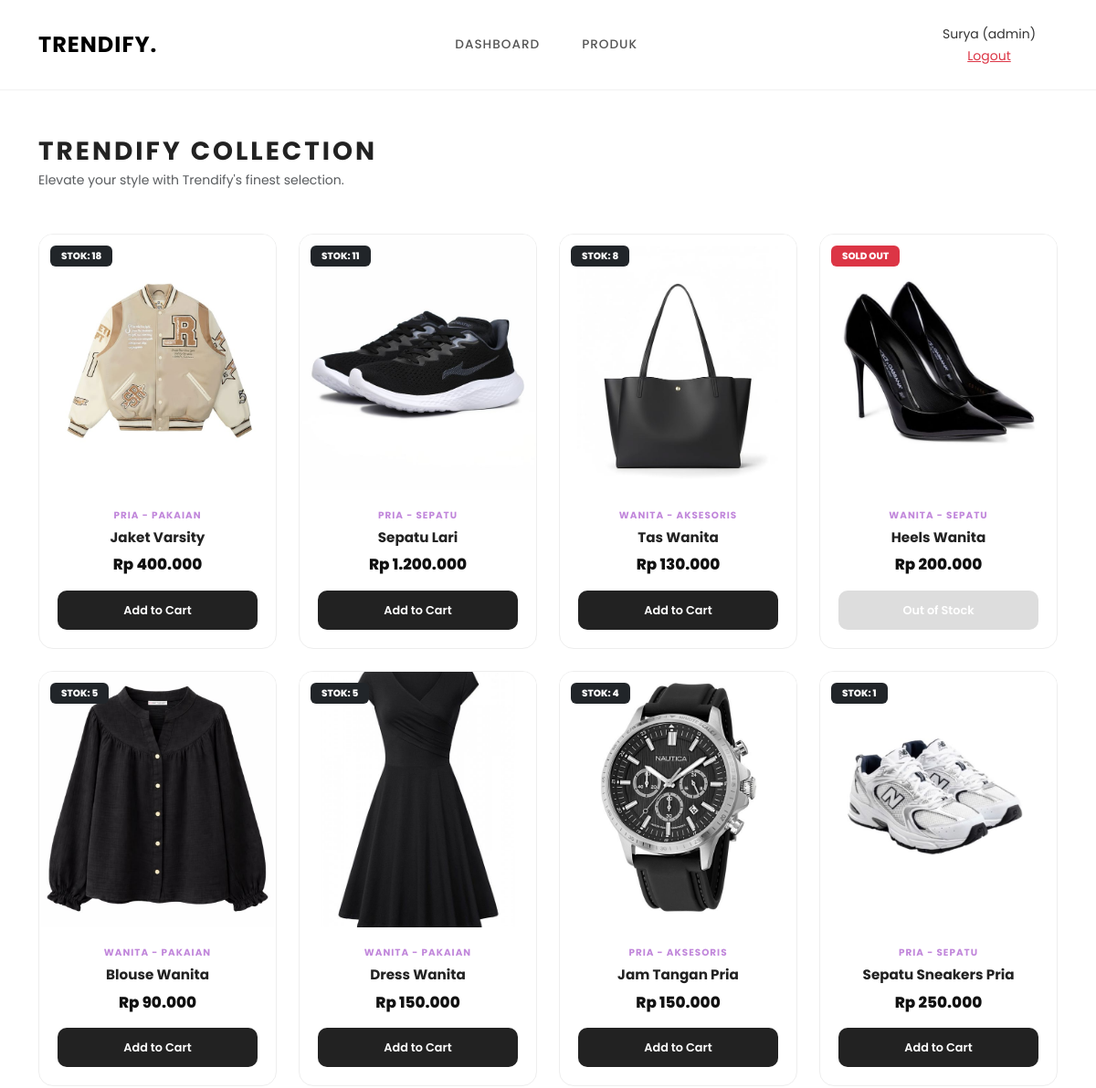
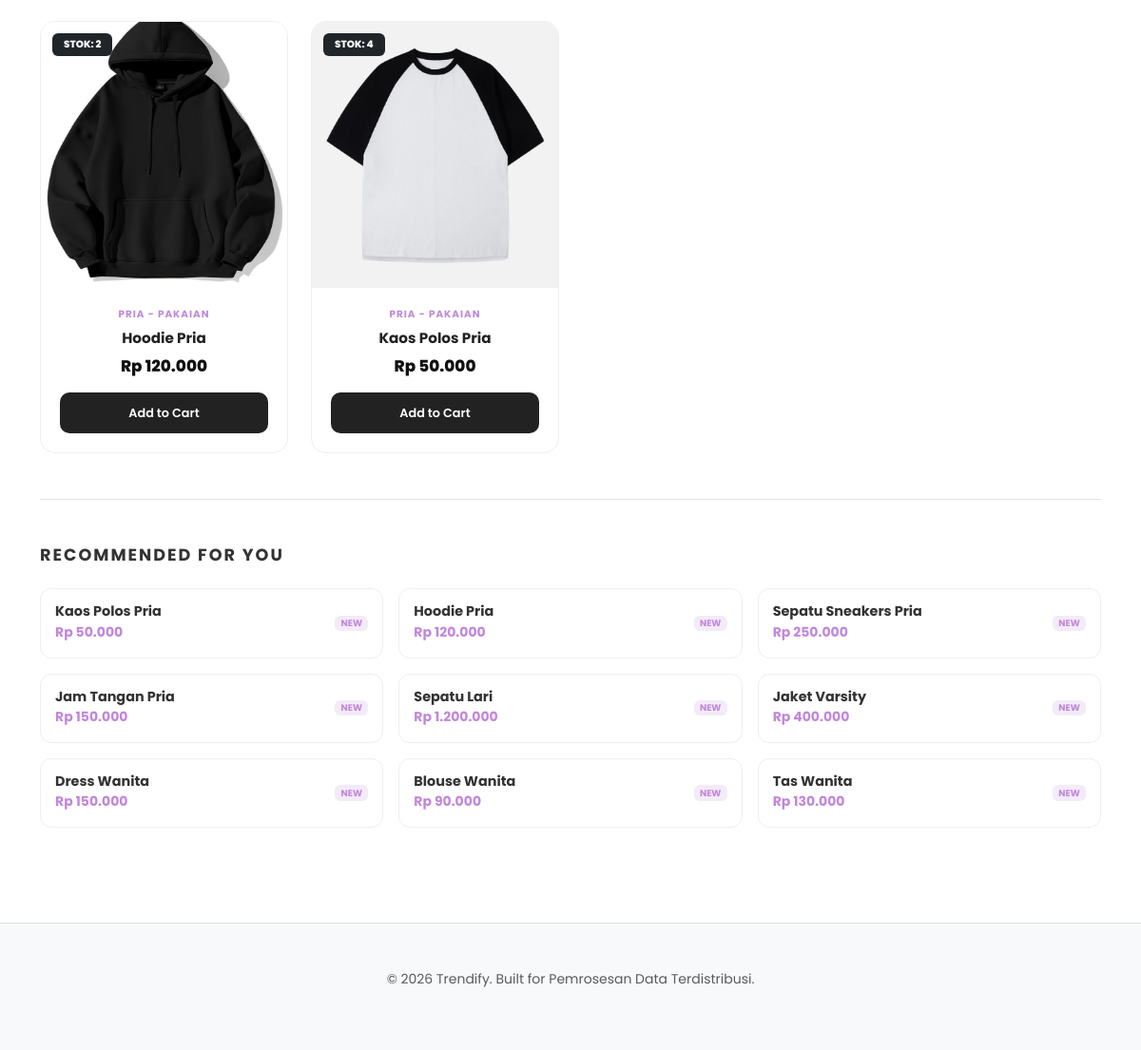
Before: /?page=produk (signed in) with the older database file (2 pictures, top to bottom).
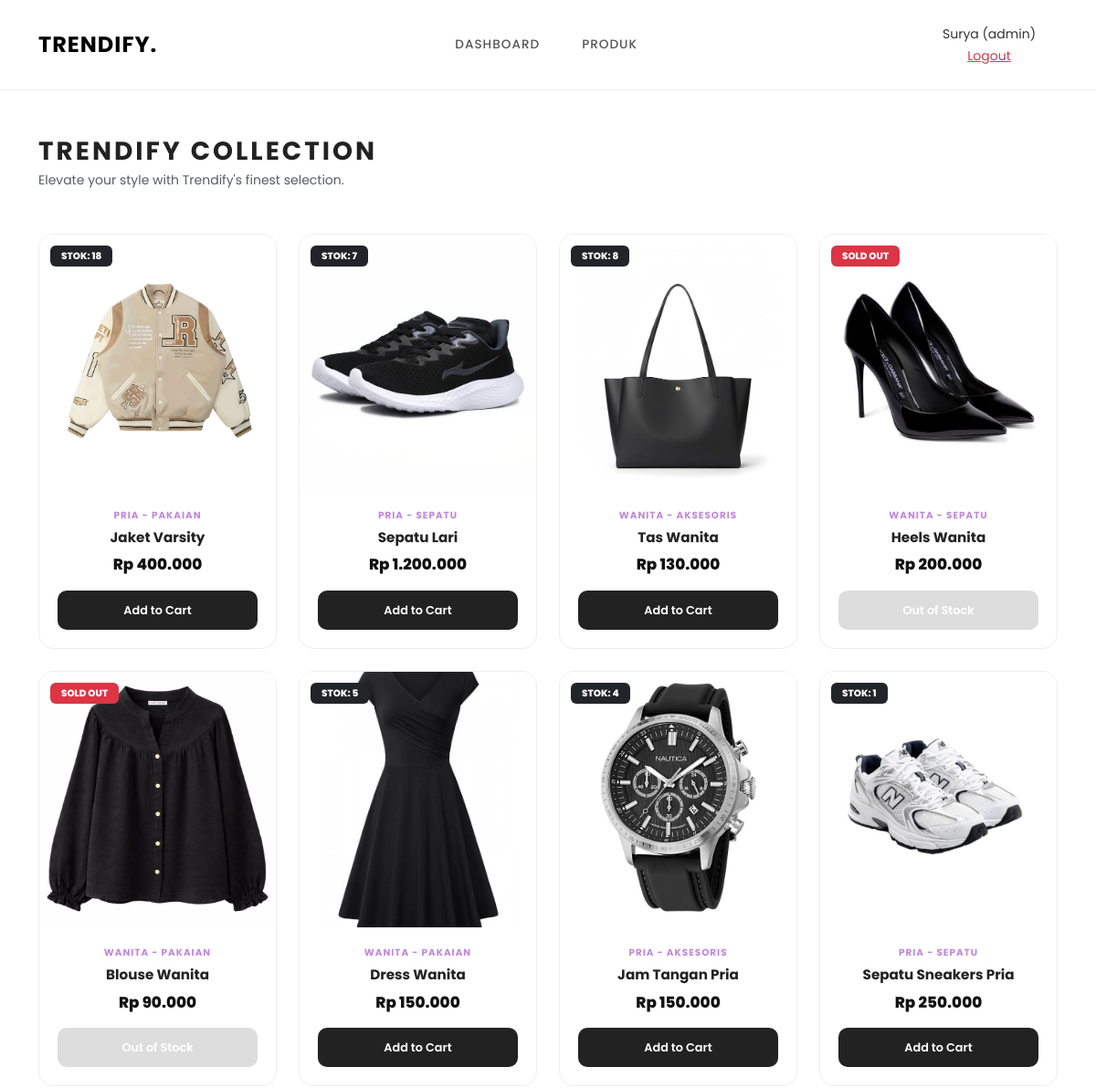
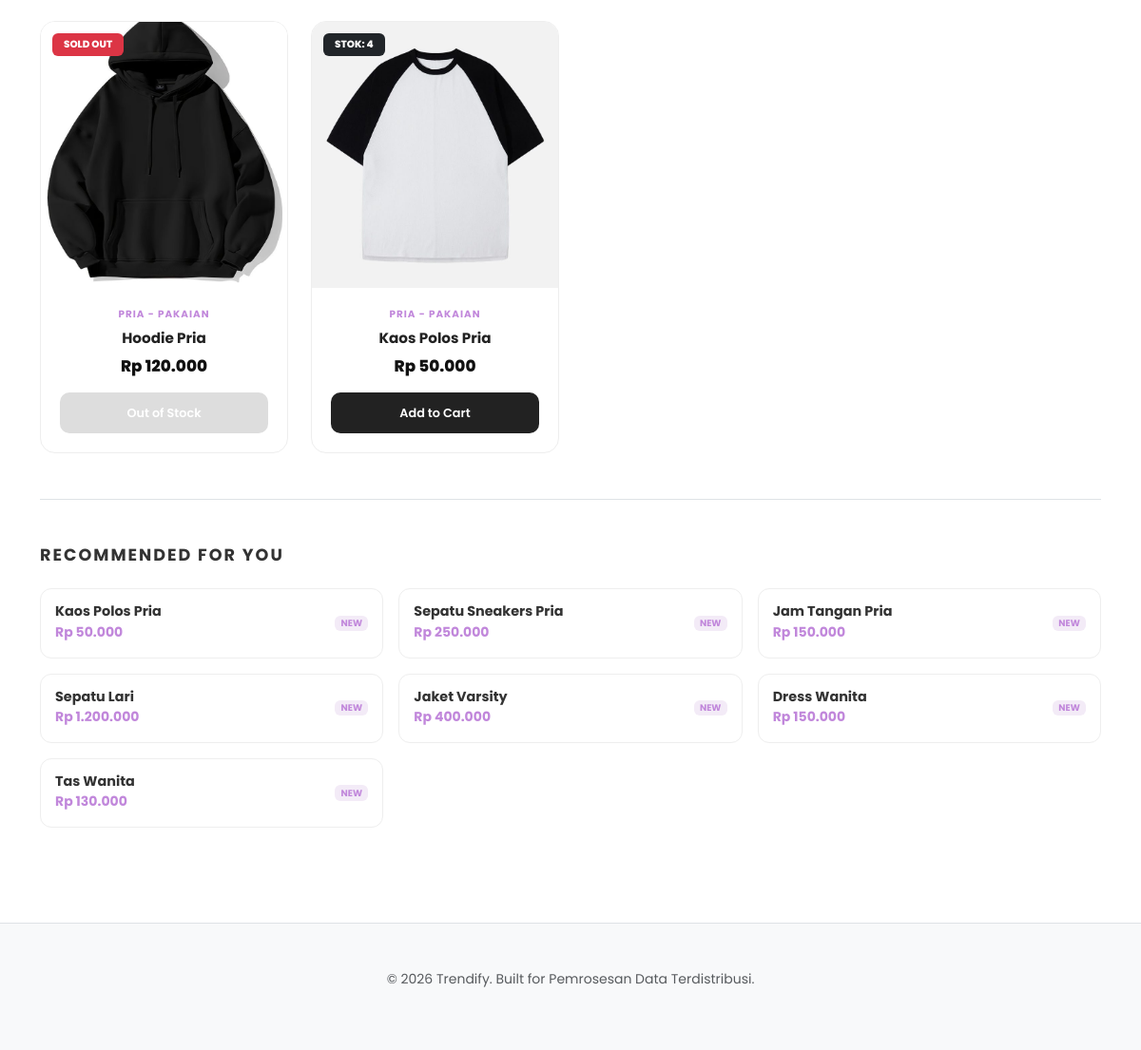
After: the same page with the newer database file (2 pictures, top to bottom).
### tables this page shows
CREATE TABLE `produk` (
  `id_produk` int NOT NULL,
  `nama` varchar(100) DEFAULT NULL,
  `harga` int DEFAULT NULL,
  `gambar` varchar(255) DEFAULT NULL,
  `stok` int DEFAULT NULL,
  `id_kategori` int DEFAULT NULL
);

### controller/ProdukController.php (called while the page is built, shortened)
<?php
include_once 'model/ProdukModel.php';
class ProdukController {
    private $model;
    public function __construct($pdo) {
        $this->model = new ProdukModel($pdo);
    }
    public function tampilProduk() {
        $data_produk = $this->model->tampil();
        $data_union = $this->model->getRekomendasi();
        include 'view/produk.php';
    }
}
?>

### model/ProdukModel.php (called while the page is built, shortened)
<?php
class ProdukModel {
    private $db;
    public function __construct($pdo) {
        $this->db = $pdo;
    }
    public function tampil() {
        $stmt = $this->db->query("CALL select_produk()");
        $data = $stmt->fetchAll(PDO::FETCH_ASSOC);
        return $data;
    }
    public function getRekomendasi() {
        $sql = "SELECT p.nama, p.harga, 'Pria' AS kategori
                FROM produk p
                JOIN kategori k ON p.id_kategori = k.id_kategori
                WHERE k.nama LIKE 'Pria%' AND p.stok > 0
                UNION
                SELECT p.nama, p.harga, 'Wanita' AS kategori
                FROM produk p
                JOIN kategori k ON p.id_kategori = k.id_kategori
                WHERE k.nama LIKE 'Wanita%' AND p.stok > 0";
        $stmt = $this->db->query($sql);
        return $stmt->fetchAll(PDO::FETCH_ASSOC);
    }
}
?>

### view/produk.php (the view, shortened to what this page needs)
<div class="product-page fade-in">
    <div class="mb-5">
        <h3 class="fw-bold text-uppercase mb-1" style="letter-spacing: 3px; color: #222;">Trendify Collection</h3>
        <p class="text-muted small">Elevate your style with Trendify's finest selection.</p>
    </div>
    <div class="row g-4">
    <?php
    if (!empty($data_produk)) {
        foreach ($data_produk as $row) {
            $nama_file = !empty($row['gambar']) ? $row['gambar'] : '';
            $path_gambar = "assets/img/" . $nama_file;
    ?>
        <div class="col-6 col-md-4 col-lg-3">
            <div class="product-card">
                <div class="product-img-wrapper">
                    <?php if (!empty($nama_file) && file_exists($path_gambar)): ?>
                        <img src="<?= $path_gambar; ?>" class="product-img" alt="<?= htmlspecialchars($row['nama_produk']); ?>">
                    <?php endif; ?>
                    <div class="stock-badge <?= $row['stok'] > 0 ? 'bg-dark' : 'bg-danger'; ?>">
                        <?= $row['stok'] > 0 ? 'STOK: ' . $row['stok'] : 'SOLD OUT'; ?>
                    </div>
                </div>
                <div class="product-info-box">
                    <span class="category-tag"><?= htmlspecialchars($row['kategori'] ?? 'Fashion'); ?></span>
                    <h6 class="product-name text-truncate" title="<?= htmlspecialchars($row['nama_produk']); ?>">
                        <?= htmlspecialchars($row['nama_produk'] ?? 'Tanpa Nama'); ?>
                    </h6>
                    <p class="product-price">Rp <?= number_format($row['harga'], 0, ',', '.'); ?></p>
                    <form method="post" action="?page=tambah-keranjang">
                        <button type="submit" class="btn-add-to-cart" <?= $row['stok'] <= 0 ? 'disabled' : ''; ?>>
                            <?= $row['stok'] > 0 ? 'Add to Cart' : 'Out of Stock'; ?>
                        </button>
                    </form>
                </div>
            </div>
        </div>
    <?php
        }
    } else {
        echo '<div class="col-12 text-center py-5"><p class="text-muted small">Produk tidak ditemukan.</p></div>';
    }
    ?>
    </div>
    <div class="mt-5 pt-5 border-top">
        <h5 class="fw-bold text-uppercase mb-4" style="letter-spacing: 2px; font-size: 1.1rem;">Recommended For You</h5>
        <div class="row g-3">
        <?php
        if (!empty($data_union)) {
            foreach ($data_union as $row) {
        ?>
            <div class="col-md-4">
                <div class="recommend-card">
                    <div class="d-flex justify-content-between align-items-center">
                        <div>
                            <h6 class="fw-bold mb-0" style="font-size: 0.9rem;"><?= htmlspecialchars($row['nama']); ?></h6>
                            <small class="text-purple fw-bold">Rp <?= number_format($row['harga'], 0, ',', '.'); ?></small>
                        </div>
                        <span class="badge bg-purple-soft text-purple" style="font-size: 0.6rem;">NEW</span>
                    </div>
                </div>
            </div>
        <?php
            }
        }
        ?>
        </div>
    </div>
    </div>
</div>

Changed rows visible on the page:
changed produk (number 2 of 10 on the later page): stok "11" → "7"
changed produk (number 5 of 10 on the later page): stok "5" → (not shown); stok "STOK: Add to Cart" → "SOLD OUT Out of Stock"
changed produk (number 9 of 10 on the later page): stok "2" → (not shown); stok "STOK: Add to Cart" → "SOLD OUT Out of Stock"
Other visible differences:
list line gone: "Hoodie Pria Rp 120.000 NEW"
list line gone: "Blouse Wanita Rp 90.000 NEW"
